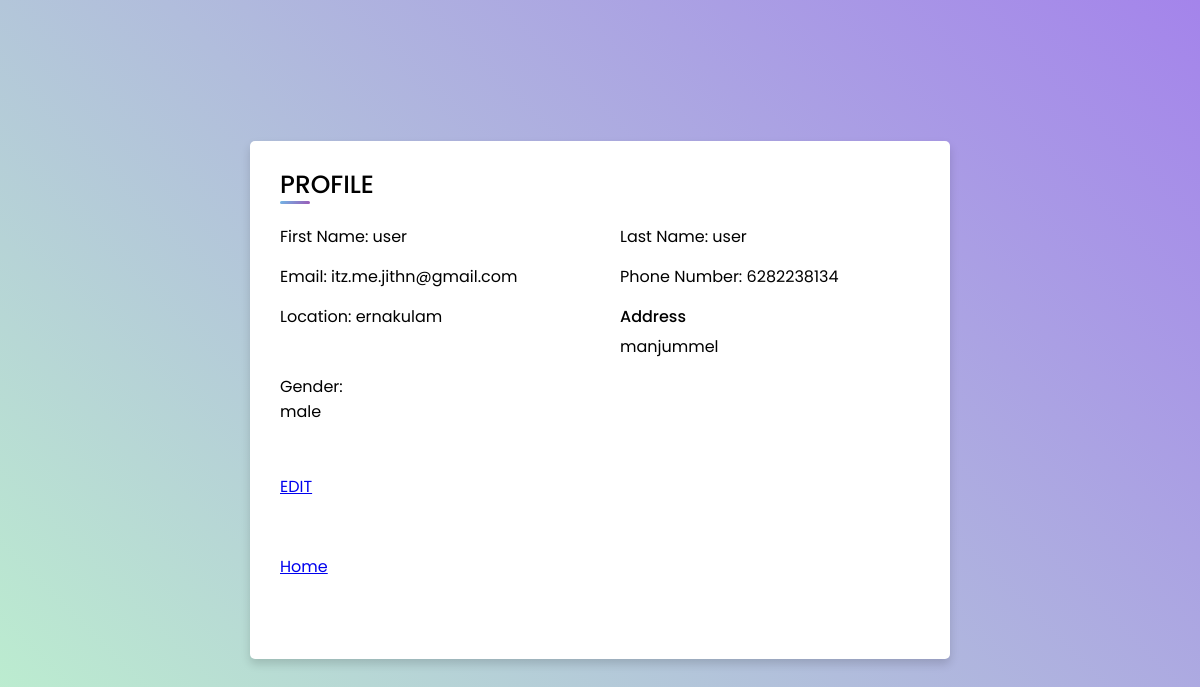
Screenshot of /profile/5/ with the database file from the repository.
### ca/models.py (models this page shows)
class CustomUser(AbstractUser):
    user_type_choices = [
        ('Admin', 'Admin'),
        ('User', 'User'),
    ]
    user_type = models.CharField(max_length=50, choices=user_type_choices, default='Admin')

class UserCust(CustomUser):
    GENDER_CHOICES = (('male', 'Male'),('female', 'Female'),('other', 'Other'))
    fname=models.CharField(max_length=50,null=True)
    lname=models.CharField(max_length=50,null=True)
    emailaddress=models.EmailField(max_length=254,null=True)
    gender = models.CharField(max_length=20, choices=GENDER_CHOICES)
    location= models.CharField(max_length=30)
    addresss=models.TextField()
    phone_number=models.CharField(max_length=10)

### ca/views.py (the view)
# urls.py: path('profile/<int:pk>/',views.UserProfile.as_view(),name="profile"),
class UserProfile(DetailView):
    template_name="userprofile.html"
    form_class=UserUpdateForm
    model=UserCust
    context_object_name="user"

### ca/templates/userprofile.html (shortened to what this page needs)
<!DOCTYPE html>
<html lang="en">
<head>
</head>
<body>
    <div class="container">
        <div class="title">PROFILE</div>
        <div class="content">
          <form action="" method="post">
            <div class="user-details">
                <div class="input-box">
                    <label for="id_first_name">First Name:</label>
                    {{user.fname}}
                </div>
                <div class="input-box">
                    <label for="id_last_name">Last Name:</label>
                    {{user.lname}}
                </div>
                <div class="input-box">
                    <label for="id_email">Email:</label>
                    {{user.emailaddress}}
                </div>
                <div class="input-box">
                    <label for="id_phone_number">Phone Number:</label>
                    {{ user.phone_number }}
                </div>
                <div class="input-box">
                    <label for="id_location">Location:</label>
                    {{ user.location }}
                </div>
                <div class="input-box">
                    <span class="details">Address</span>
                    {{ user.addresss }}
                </div>
                <div class="input-box">
                    <label for="id_gender">Gender:</label><br>
                    {{user.gender}}
                </div>
            </div>
            <div class="button">
              <a href="{% url 'profileedit' user.id %}">EDIT</a>
            </div>
            <div class="button">
              <a href="{% url 'home' %}">Home</a>
            </div>
          </form>
        </div>
      </div>
</body>
</html>

### ca/templates/userprofile.html (style rules this page uses)
* { margin: 0; padding: 0; box-sizing: border-box; font-family: 'Poppins',sans-serif; }
body { height: 100vh; display: flex; justify-content: center; align-items: center; padding: 10px; background-image: linear-gradient(45deg, #bdf2ce, #a484eb); }
.container { max-width: 700px; width: 100%; background-color: #fff; padding: 25px 30px; border-radius: 5px; box-shadow: 0 5px 10px rgba(0,0,0,0.15); }
.container .title { font-size: 25px; font-weight: 500; position: relative; }
.container .title::before { content: ""; position: absolute; left: 0; bottom: 0; height: 3px; width: 30px; border-radius: 5px; background: linear-gradient(135deg, #71b7e6, #9b59b6); }
.content form .user-details { display: flex; flex-wrap: wrap; justify-content: space-between; margin: 20px 0 12px 0; }
form .user-details .input-box { margin-bottom: 15px; width: calc(100% / 2 - 20px); }
form .input-box span.details { display: block; font-weight: 500; margin-bottom: 5px; }
form .button { height: 45px; margin: 35px 0 }

### rows the page displays
UserCust: fname "user", lname "user", emailaddress "itz.me.jithn@gmail.com", phone_number "6282238134", location "ernakulam", addresss "manjummel", gender "male"
